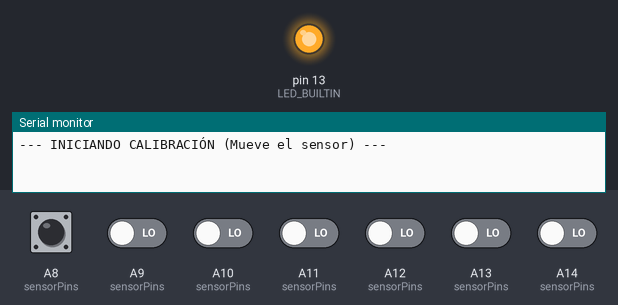
Recording of a sketch running on a simulated Arduino Mega 2560, built with avr-gcc and run on an emulated ATmega2560. Shown: output pins drawn as LEDs (lit = HIGH), the last lines printed to the serial monitor. Inputs (shaded band) come from the test bench; at power-on: A8 (sensorPins), A9 (sensorPins), A10 (sensorPins), A11 (sensorPins), A12 (sensorPins), A13 (sensorPins), A14 (sensorPins) LOW. EEPROM starts erased.

Above: at 0.1 s.
At 15.4 s:
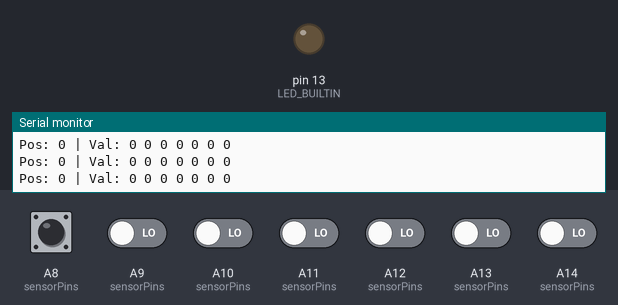
15.5 s: A8 (sensorPins) pulsed HIGH 5 times (0.12 s each, 0.3 s apart)
20.0 s: A9 (sensorPins) driven HIGH
23.0 s: A9 (sensorPins) driven LOW
26.0 s: A10 (sensorPins) driven HIGH
29.0 s: A8 (sensorPins) driven HIGH and A9 (sensorPins) driven HIGH
Timing chart, 0 to 32.0 s (numbered marks = the images above; inputs shaded):
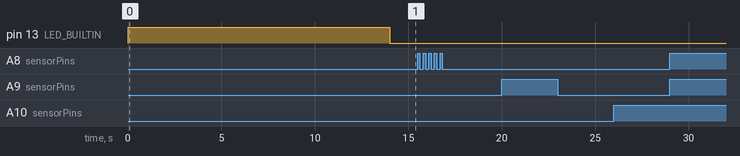

The sketch:

Calibrar_y_Guardar.ino
```cpp
#include <QTRSensors.h>
#include <EEPROM.h>

QTRSensors qtr;
const uint8_t SensorCount = 7;
uint16_t sensorValues[SensorCount];
const uint8_t sensorPins[] = {A8, A9, A10, A11, A12, A13, A14};

void setup() {
  qtr.setTypeRC();
  qtr.setSensorPins(sensorPins, SensorCount);

  pinMode(LED_BUILTIN, OUTPUT);
  digitalWrite(LED_BUILTIN, HIGH);

  Serial.begin(9600);
  Serial.println("--- INICIANDO CALIBRACIÓN (Mueve el sensor) ---");

  for (uint16_t i = 0; i < 400; i++) {
    qtr.calibrate();
    delay(10);
  }

  digitalWrite(LED_BUILTIN, LOW);
  Serial.println("Calibración terminada.");

  // Mostrar reporte de valores detectados
  Serial.println("\n--- REPORTE DE CALIBRACION ---");
  Serial.print("MINS: ");
  for (uint8_t i = 0; i < SensorCount; i++) {
    Serial.print(qtr.calibrationOn.minimum[i]);
    Serial.print("\t");
  }
  Serial.print("\nMAXS: ");
  for (uint8_t i = 0; i < SensorCount; i++) {
    Serial.print(qtr.calibrationOn.maximum[i]);
    Serial.print("\t");
  }
  Serial.println("\n------------------------------");

  guardarCalibracion();
}

void loop() {
  // Opcional: ver lectura en tiempo real
  uint16_t position = qtr.readLineBlack(sensorValues);
  Serial.print("Pos: "); Serial.print(position);
  Serial.print(" | Val: ");
  for (uint8_t i = 0; i < SensorCount; i++) {
    Serial.print(sensorValues[i]); Serial.print(" ");
  }
  Serial.println();
  delay(100);
}

void guardarCalibracion() {
  int direccion = 0;
  for (uint8_t i = 0; i < SensorCount; i++) {
    EEPROM.put(direccion, qtr.calibrationOn.minimum[i]);
    direccion += sizeof(uint16_t);
  }
  for (uint8_t i = 0; i < SensorCount; i++) {
    EEPROM.put(direccion, qtr.calibrationOn.maximum[i]);
    direccion += sizeof(uint16_t);
  }
  Serial.println(">>> EEPROM Actualizada con éxito.");
}
```
